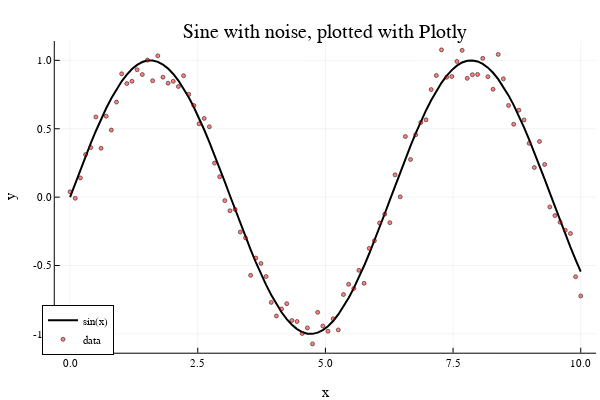

Here is the notebook cell this chart was saved with:
### Code cell
plotlyjs()   # set the backend to Plotly

x = range(0, 10, length=100)
y = sin.(x)
y_noisy = @. sin(x) + 0.1*randn()

# this plots into a standalone window via Plotly
plot(x, y, label="sin(x)", lc=:black, lw=2)
scatter!(x, y_noisy, label="data", mc=:red, ms=2, ma=0.5)
plot!(legend=:bottomleft)
title!("Sine with noise, plotted with Plotly")
xlabel!("x")
ylabel!("y")

### Figure 1 — Plotly figure (JSON) as saved in the notebook; plotly's stock layout.template omitted (floating-point values rounded to 4 significant figures)
{"data": [{"colorbar": {"len": 0.8657, "title": "", "x": 0.9934, "y": 0.5087}, "legendgroup": "sin(x)", "line": {"color": "rgba(0, 0, 0, 1.000)", "dash": "solid", "shape": "linear", "width": 2}, "mode": "lines", "name": "sin(x)", "showlegend": true, "type": "scatter", "x": [0, 0.101, 0.202, 0.303, 0.404, 0.5051, 0.6061, 0.7071, 0.8081, 0.9091, 1.01, 1.111, 1.212, 1.313, 1.414, 1.515, 1.616, 1.717, 1.818, 1.919, 2.02, 2.121, 2.222, 2.323, 2.424, 2.525, 2.626, 2.727, 2.828, 2.929, 3.03, 3.131, 3.232, 3.333, 3.434, 3.535, 3.636, 3.737, 3.838, 3.939, 4.04, 4.141, 4.242, 4.343, 4.444, 4.545, 4.646, 4.747, 4.848, 4.949, 5.051, 5.152, 5.253, 5.354, 5.455, 5.556, 5.657, 5.758, 5.859, 5.96, 6.061, 6.162, 6.263, 6.364, 6.465, 6.566, 6.667, 6.768, 6.869, 6.97, 7.071, 7.172, 7.273, 7.374, 7.475, 7.576, 7.677, 7.778, 7.879, 7.98, 8.081, 8.182, 8.283, 8.384, 8.485, 8.586, 8.687, 8.788, 8.889, 8.99, 9.091, 9.192, 9.293, 9.394, 9.495, 9.596, 9.697, 9.798, 9.899, 10], "xaxis": "x", "y": [0, 0.1008, 0.2006, 0.2984, 0.3931, 0.4839, 0.5696, 0.6496, 0.723, 0.7889, 0.8469, 0.8962, 0.9364, 0.967, 0.9878, 0.9985, 0.999, 0.9893, 0.9696, 0.9399, 0.9007, 0.8523, 0.7952, 0.73, 0.6574, 0.5781, 0.4928, 0.4026, 0.3082, 0.2107, 0.1111, 0.01028, -0.09061, -0.1906, -0.2886, -0.3837, -0.4748, -0.5612, -0.6418, -0.7158, -0.7826, -0.8414, -0.8916, -0.9327, -0.9643, -0.9861, -0.9978, -0.9994, -0.9908, -0.972, -0.9434, -0.9051, -0.8576, -0.8014, -0.737, -0.6651, -0.5864, -0.5017, -0.412, -0.318, -0.2207, -0.1213, -0.02056, 0.08036, 0.1805, 0.2787, 0.3742, 0.4658, 0.5526, 0.6338, 0.7086, 0.7761, 0.8358, 0.8869, 0.9289, 0.9615, 0.9843, 0.9971, 0.9997, 0.9921, 0.9744, 0.9467, 0.9094, 0.8629, 0.8075, 0.7439, 0.6727, 0.5947, 0.5106, 0.4213, 0.3277, 0.2308, 0.1315, 0.03083, -0.07011, -0.1703, -0.2688, -0.3646, -0.4566, -0.544], "yaxis": "y"}, {"colorbar": {"len": 0.8657, "title": "", "x": 0.9934, "y": 0.5087}, "legendgroup": "data", "marker": {"color": "rgba(255, 0, 0, 0.500)", "line": {"color": "rgba(0, 0, 0, 0.500)", "width": 1}, "size": 4, "symbol": "circle"}, "mode": "markers", "name": "data", "showlegend": true, "type": "scatter", "x": [0, 0.101, 0.202, 0.303, 0.404, 0.5051, 0.6061, 0.7071, 0.8081, 0.9091, 1.01, 1.111, 1.212, 1.313, 1.414, 1.515, 1.616, 1.717, 1.818, 1.919, 2.02, 2.121, 2.222, 2.323, 2.424, 2.525, 2.626, 2.727, 2.828, 2.929, 3.03, 3.131, 3.232, 3.333, 3.434, 3.535, 3.636, 3.737, 3.838, 3.939, 4.04, 4.141, 4.242, 4.343, 4.444, 4.545, 4.646, 4.747, 4.848, 4.949, 5.051, 5.152, 5.253, 5.354, 5.455, 5.556, 5.657, 5.758, 5.859, 5.96, 6.061, 6.162, 6.263, 6.364, 6.465, 6.566, 6.667, 6.768, 6.869, 6.97, 7.071, 7.172, 7.273, 7.374, 7.475, 7.576, 7.677, 7.778, 7.879, 7.98, 8.081, 8.182, 8.283, 8.384, 8.485, 8.586, 8.687, 8.788, 8.889, 8.99, 9.091, 9.192, 9.293, 9.394, 9.495, 9.596, 9.697, 9.798, 9.899, 10], "xaxis": "x", "y": [0.03893, -0.008143, 0.1406, 0.3112, 0.3621, 0.5865, 0.3575, 0.5918, 0.4905, 0.695, 0.9022, 0.8305, 0.847, 0.9313, 0.8964, 1.002, 0.851, 1.033, 0.8766, 0.8331, 0.8473, 0.8089, 0.8879, 0.7523, 0.6699, 0.5363, 0.5757, 0.5147, 0.2488, 0.1492, -0.02522, -0.09933, -0.08996, -0.2548, -0.2976, -0.5714, -0.445, -0.4845, -0.5804, -0.7694, -0.8684, -0.8173, -0.7786, -0.9015, -0.9087, -0.9971, -0.9559, -1.073, -0.8422, -0.9419, -0.9805, -0.8889, -0.9705, -0.7118, -0.6372, -0.668, -0.535, -0.6301, -0.3746, -0.3182, -0.1888, -0.1242, -0.1865, 0.1632, 0.00229, 0.4433, 0.2752, 0.4566, 0.5457, 0.5652, 0.7866, 0.8891, 1.077, 0.8768, 0.882, 0.9925, 1.073, 0.8687, 0.8951, 0.8975, 1.015, 0.8809, 0.7887, 1.044, 0.8652, 0.6709, 0.5327, 0.6359, 0.5645, 0.3932, 0.2169, 0.4073, 0.239, -0.07184, -0.135, -0.183, -0.2417, -0.2655, -0.5816, -0.7224], "yaxis": "y"}], "layout": {"annotations": [{"font": {"color": "rgba(0, 0, 0, 1.000)", "family": "sans-serif", "size": 20}, "rotation": 0, "showarrow": false, "text": "Sine with noise, plotted with Plotly", "x": 0.5424, "xanchor": "center", "xref": "paper", "y": 1, "yanchor": "top", "yref": "paper"}], "height": 400, "legend": {"bgcolor": "rgba(255, 255, 255, 1.000)", "bordercolor": "rgba(0, 0, 0, 1.000)", "borderwidth": 1, "font": {"color": "rgba(0, 0, 0, 1.000)", "family": "sans-serif", "size": 11}, "title": {"font": {"color": "rgba(0, 0, 0, 1.000)", "family": "sans-serif", "size": 15}, "text": ""}, "tracegroupgap": 0, "traceorder": "normal", "x": 0.07, "xanchor": "left", "y": 0.07, "yanchor": "bottom"}, "margin": {"b": 20, "l": 0, "r": 0, "t": 20}, "paper_bgcolor": "rgba(255, 255, 255, 1.000)", "plot_bgcolor": "rgba(255, 255, 255, 1.000)", "showlegend": true, "width": 600, "xaxis": {"anchor": "y", "domain": [0.09128, 0.9934], "gridcolor": "rgba(0, 0, 0, 0.100)", "gridwidth": 0.5, "linecolor": "rgba(0, 0, 0, 1.000)", "mirror": false, "range": [-0.3, 10.3], "showgrid": true, "showline": true, "showticklabels": true, "tickangle": 0, "tickcolor": "rgb(0, 0, 0)", "tickfont": {"color": "rgba(0, 0, 0, 1.000)", "family": "sans-serif", "size": 11}, "tickmode": "array", "ticks": "inside", "ticktext": ["0.0", "2.5", "5.0", "7.5", "10.0"], "tickvals": [0, 2.5, 5, 7.5, 10], "title": "x", "titlefont": {"color": "rgba(0, 0, 0, 1.000)", "family": "sans-serif", "size": 15}, "type": "-", "visible": true, "zeroline": false, "zerolinecolor": "rgba(0, 0, 0, 1.000)"}, "yaxis": {"anchor": "x", "domain": [0.07581, 0.9415], "gridcolor": "rgba(0, 0, 0, 0.100)", "gridwidth": 0.5, "linecolor": "rgba(0, 0, 0, 1.000)", "mirror": false, "range": [-1.137, 1.141], "showgrid": true, "showline": true, "showticklabels": true, "tickangle": 0, "tickcolor": "rgb(0, 0, 0)", "tickfont": {"color": "rgba(0, 0, 0, 1.000)", "family": "sans-serif", "size": 11}, "tickmode": "array", "ticks": "inside", "ticktext": ["-1.0", "-0.5", "0.0", "0.5", "1.0"], "tickvals": [-1, -0.5, 0, 0.5, 1], "title": "y", "titlefont": {"color": "rgba(0, 0, 0, 1.000)", "family": "sans-serif", "size": 15}, "type": "-", "visible": true, "zeroline": false, "zerolinecolor": "rgba(0, 0, 0, 1.000)"}}}
